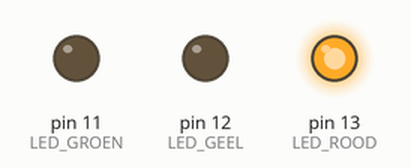
Recording of a sketch running on a simulated Arduino Uno, built with avr-gcc and run on an emulated ATmega328P. Parts: output pins drawn as LEDs (lit = HIGH).

Above: at 0.12 s.
At 1.37 s:
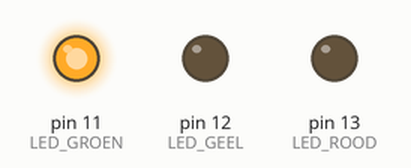
At 2.62 s:
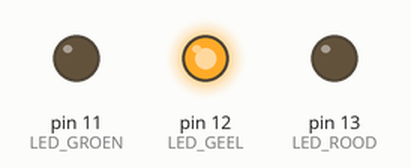
Timing chart, 0 to 3.0 s (numbered marks = the images above):
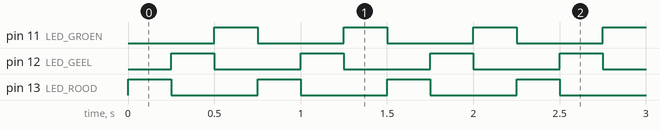

Measured:
- by itself, pin 11 (LED_GROEN), pin 12 (LED_GEEL), pin 13 (LED_ROOD): alternates HIGH for 0.25 s and LOW for 0.50 s
- by itself, everything shown: repeats every 0.75 s, in 3 steps

The sketch:

Tijdens_de_les.ino
```cpp
int waitTime = 250;
const int LED_ROOD = 13;
const int LED_GEEL = 12;
const int LED_GROEN = 11;

void setup() {
  pinMode(LED_ROOD, OUTPUT);
  pinMode(LED_GEEL, OUTPUT);
  pinMode(LED_GROEN, OUTPUT);
}

void loop() {
  digitalWrite(LED_ROOD, HIGH);
  delay(waitTime);
  digitalWrite(LED_ROOD, LOW);
  digitalWrite(LED_GEEL, HIGH);
  delay(waitTime);
  digitalWrite(LED_GEEL, LOW);
  digitalWrite(LED_GROEN, HIGH);
  delay(waitTime);
  digitalWrite(LED_GROEN, LOW);
}
```
